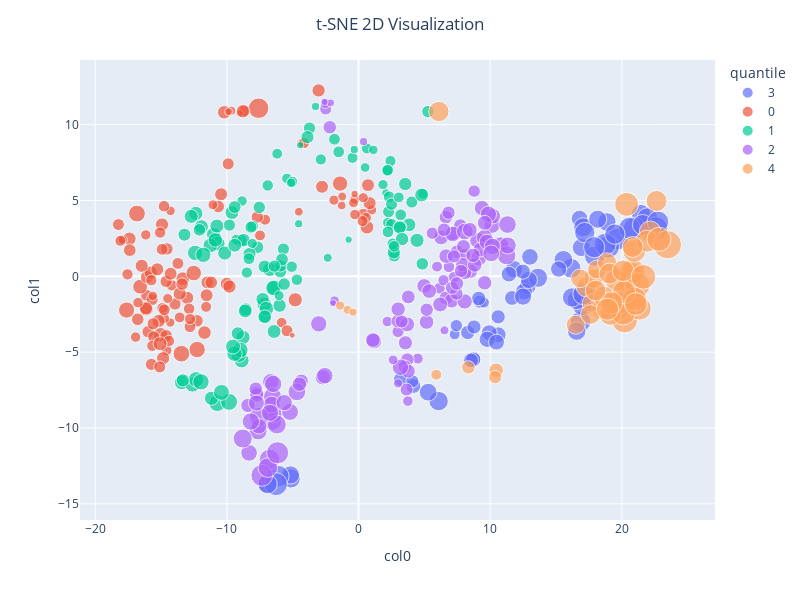

Notebook code cell kept with this figure:
### Markdown cell above
### Étape 3 : Réduction de Dimension et Visualisation
&emsp;&emsp;Dans la dernière phase de notre analyse, on a appliqué l'algorithme t-SNE (t-distributed Stochastic Neighbor Embedding) pour réduire la dimensionnalité de nos données et les visualiser en 2D et 3D. Cette étape était cruciale pour obtenir des informations plus approfondies sur le jeu de données.

#### &emsp; 3.1 Algorithme t-SNE :

&emsp;&emsp;&emsp;L'algorithme t-SNE est une technique utilisée pour visualiser des données de haute dimension dans des dimensions inférieures. Il utilise une distribution de Student (t-distribution) pour réduire la dimensionnalité en préservant les relations entre les points. En d'autres termes, il groupe les points similaires et les éloigne les uns des autres dans un espace de dimension inférieure.
et voici une visualisation des résultats en 2D :

### Code cell
import pandas as pd
import plotly.express as px
from sklearn.manifold import TSNE


tsne = TSNE(n_components=2,
            perplexity=50,
            early_exaggeration=20.0,
            init='pca',
            random_state=10,
            verbose=0)


df["quantile"] = pd.qcut(data["MedHouseVal"],
                                [0, .25, .5, .75, .9, 1.],
                                labels=False)


df_tsne = tsne.fit_transform(df.drop(["MedHouseVal"], axis=1))


df_tsne = pd.DataFrame(data={"col0": df_tsne[:, 0],
                             "col1": df_tsne[:, 1]})
df_tsne["value"] = data["MedHouseVal"]
df_tsne["income"] = data["MedInc"]
df_tsne["quantile"] = df["quantile"]


sample_tsne = df_tsne.sample(frac=0.9)


sample_tsne['quantile'] = sample_tsne['quantile'].astype(str)


fig = px.scatter(sample_tsne, x="col0", y="col1", size="income", color="quantile", text=None)
fig.update_layout(width=800, height=600,title="t-SNE 2D Visualization" ,title_x=0.5)
fig.show()
